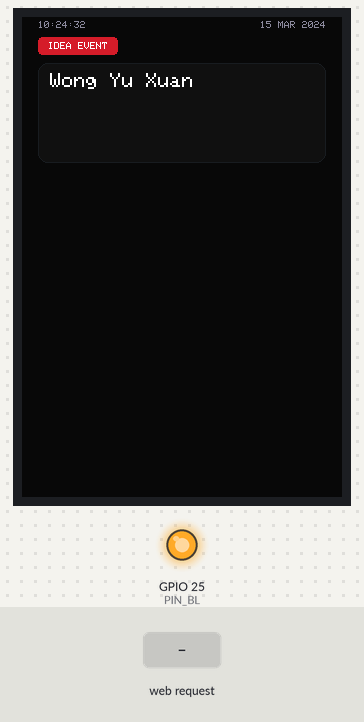
A sketch run on a simulated ESP32. Parts: 320×480 colour display, output pins drawn as LEDs (lit = HIGH). Inputs (shaded band) come from the test bench. WiFi joins after 1.5 s; servers stay silent unless stated; the local clock reads 2024-03-15 10:24:30 at power-on unless the sketch sets it; what the sketch prints to the serial monitor is not drawn.

Above: at 3.0 s.
3.1 s: HTTP request GET /receive?name=1 received
At 4.2 s:
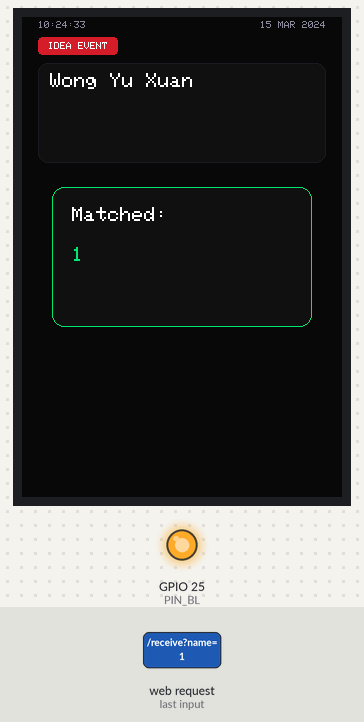
9.1 s: HTTP request GET /receive?name=0 received
At 15.7 s:
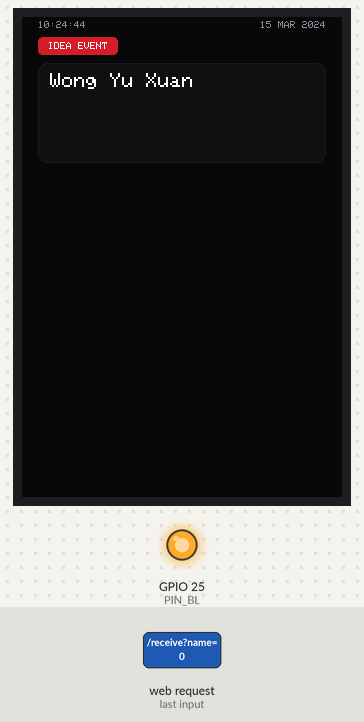
Timing chart, 0 to 17.2 s (numbered marks = the images above; inputs shaded):
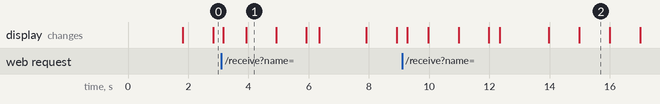

The sketch:

LCD_wifi.ino
```cpp
#include <WiFi.h>
#include <WebServer.h>
#include <Arduino_GFX_Library.h>
#include <Wire.h>
#include "time.h"

// ================= WIFI =================
const char* ssid     = "YOUR_WIFI";
const char* password = "YOUR_PASS";

WebServer server(80);

// ================= LCD =================
#define I2C_SDA 21
#define I2C_SCL 22
#define PIN_BL  25

Arduino_DataBus *bus = new Arduino_ESP32SPI(27, 5, 18, 23, 19);
Arduino_GFX *gfx    = new Arduino_ST7796(bus, GFX_NOT_DEFINED, 0, true);

// ================= COLOR MACRO =================
#define C(r,g,b) (uint16_t)(((r&0xF8)<<8)|((g&0xFC)<<3)|(b>>3))

#define BG        C(  8,  8, 10)
#define WHITE     C(255,255,255)
#define GREY      C(136,136,153)
#define LGREY     C(240,240,240)
#define CARD_BG   C( 18, 18, 20)
#define SUTD_RED  C(212, 28, 42)
#define CYAN      C(  0,229,255)
#define GREEN     C(  0,230,118)
#define CARD_BDR  C( 30, 30, 35)

// ================= PROFILE =================
#define MY_NAME    "Wong Yu Xuan"
#define MY_TITLE   "Student"
#define MY_COMPANY "SUTD"
#define MY_PHONE   "+65 12873425"
#define MY_EMAIL   "yuxuan_wong@sutd.edu.sg"
#define EVENT_NAME "IDEA EVENT"

// ================= TIME SET =================
#define SET_HOUR  10
#define SET_MIN   36
#define SET_SEC    0
#define SET_DAY   27
#define SET_MON    2
#define SET_YEAR  2026

const char* monthName[] = {
  "JAN","FEB","MAR","APR","MAY","JUN",
  "JUL","AUG","SEP","OCT","NOV","DEC"
};

// ================= POPUP STATE =================
bool showPopup = false;
uint32_t popupStart = 0;
String popupText = "";

// ================= HELPERS =================
void fillRR(int16_t x,int16_t y,int16_t w,int16_t h,int16_t r,uint16_t c){
  gfx->fillRoundRect(x,y,w,h,r,c);
}
void drawRR(int16_t x,int16_t y,int16_t w,int16_t h,int16_t r,uint16_t c){
  gfx->drawRoundRect(x,y,w,h,r,c);
}

// ================= CLOCK =================
void drawClock() {
  struct tm t;
  getLocalTime(&t);

  gfx->fillRect(0, 0, 320, 16, BG);

  char buf[12];
  sprintf(buf, "%02d:%02d:%02d", t.tm_hour, t.tm_min, t.tm_sec);
  gfx->setTextColor(GREY);
  gfx->setTextSize(1);
  gfx->setCursor(16, 4);
  gfx->print(buf);

  char dbuf[14];
  sprintf(dbuf, "%02d %s %04d", t.tm_mday, monthName[t.tm_mon], t.tm_year+1900);
  gfx->setCursor(238, 4);
  gfx->print(dbuf);
}

// ================= DRAW CARD =================
void drawCard(int16_t x, int16_t y, int16_t w, int16_t h) {
  fillRR(x, y, w, h, 10, CARD_BG);
  drawRR(x, y, w, h, 10, CARD_BDR);
}

// ================= MAIN SCREEN =================
void drawScreen() {
  gfx->fillScreen(BG);

  int px = 16;
  int y  = 20;

  int badgeW = strlen(EVENT_NAME) * 6 + 20;
  fillRR(px, y, badgeW, 18, 4, SUTD_RED);
  gfx->setTextColor(WHITE);
  gfx->setTextSize(1);
  gfx->setCursor(px + 10, y + 5);
  gfx->print(EVENT_NAME);
  y += 26;

  int cardX = px, cardW = 320 - px*2;
  int profileH = 100;
  drawCard(cardX, y, cardW, profileH);

  gfx->setTextColor(WHITE);
  gfx->setTextSize(2);
  gfx->setCursor(cardX + 12, y + 10);
  gfx->print(MY_NAME);

  drawClock();
}

// ================= POPUP =================
void drawPopup(String text) {

  int boxW = 260;
  int boxH = 140;
  int x = (320 - boxW) / 2;
  int y = (480 - boxH) / 2;

  fillRR(x, y, boxW, boxH, 12, CARD_BG);
  drawRR(x, y, boxW, boxH, 12, GREEN);

  gfx->setTextColor(WHITE);
  gfx->setTextSize(2);
  gfx->setCursor(x + 20, y + 20);
  gfx->print("Matched:");

  gfx->setTextColor(GREEN);
  gfx->setTextSize(2);

  int cursorY = y + 60;
  int maxWidth = boxW - 40;
  int charWidth = 12;
  int maxChars = maxWidth / charWidth;

  String word = "";
  String line = "";

  for (int i = 0; i < text.length(); i++) {
    char c = text[i];

    if (c == ' ' || i == text.length() - 1) {

      if (i == text.length() - 1 && c != ' ')
        word += c;

      if (line.length() + word.length() > maxChars) {
        gfx->setCursor(x + 20, cursorY);
        gfx->println(line);
        cursorY += 24;
        line = word + " ";
      } else {
        line += word + " ";
      }

      word = "";
    } else {
      word += c;
    }
  }

  if (line.length() > 0) {
    gfx->setCursor(x + 20, cursorY);
    gfx->println(line);
  }
}

// ================= RECEIVE HANDLER =================
void handleReceive() {

  if (server.hasArg("name")) {
    popupText = server.arg("name");
    showPopup = true;
    popupStart = millis();
  }

  server.send(200, "text/plain", "OK");
}

// ================= WIFI CONNECT =================
void connectWiFi() {
  WiFi.begin(ssid, password);
  while (WiFi.status() != WL_CONNECTED) delay(500);
  Serial.print("LCD IP: ");
  Serial.println(WiFi.localIP());
}

// ================= SETUP =================
void setup() {

  Serial.begin(115200);

  Wire.begin(I2C_SDA, I2C_SCL);

  pinMode(PIN_BL, OUTPUT);
  digitalWrite(PIN_BL, HIGH);

  gfx->begin();

  // Set RTC
  struct tm t = {0};
  t.tm_hour = SET_HOUR; t.tm_min = SET_MIN; t.tm_sec = SET_SEC;
  t.tm_mday = SET_DAY;  t.tm_mon = SET_MON - 1;
  t.tm_year = SET_YEAR - 1900;
  time_t epoch = mktime(&t);
  struct timeval tv = { epoch, 0 };
  settimeofday(&tv, NULL);

  connectWiFi();
  server.on("/receive", handleReceive);
  server.begin();

  drawScreen();
}

// ================= LOOP =================
uint32_t lastClock = 0;

void loop() {

  server.handleClient();

  if (millis() - lastClock >= 1000) {
    lastClock = millis();
    drawClock();
  }

  if (showPopup) {
    drawPopup(popupText);

    if (millis() - popupStart > 3000) {
      showPopup = false;
      drawScreen();
    }
  }

  delay(20);
}
```

Measured:
- after the input at 3.1 s, the display: first changes after 0.06 s (image 1 shows a later state)
- after the input at 9.1 s, the display: first changes after 0.16 s (image 2 shows a later state)
